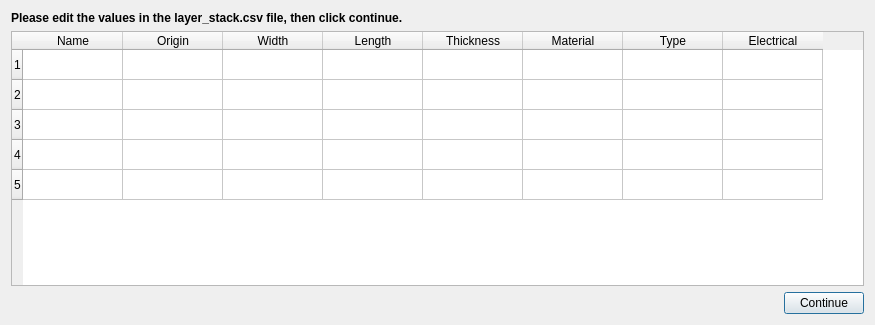
<?xml version="1.0" encoding="UTF-8"?>
<ui version="4.0">
 <class>Dialog</class>
 <widget class="QDialog" name="Dialog">
  <property name="geometry">
   <rect>
    <x>0</x>
    <y>0</y>
    <width>875</width>
    <height>325</height>
   </rect>
  </property>
  <property name="windowTitle">
   <string>Edit Layer Stack</string>
  </property>
  <layout class="QVBoxLayout" name="verticalLayout">
   <item>
    <widget class="QLabel" name="label">
     <property name="text">
      <string>&lt;html&gt;&lt;head/&gt;&lt;body&gt;&lt;p&gt;&lt;span style=&quot; font-weight:600;&quot;&gt;Please edit the values in the layer_stack.csv file, then click continue.&lt;/span&gt;&lt;/p&gt;&lt;/body&gt;&lt;/html&gt;</string>
     </property>
    </widget>
   </item>
   <item>
    <widget class="QTableWidget" name="tableWidget">
     <row>
      <property name="text">
       <string>1</string>
      </property>
     </row>
     <row>
      <property name="text">
       <string>2</string>
      </property>
     </row>
     <row>
      <property name="text">
       <string>3</string>
      </property>
     </row>
     <row>
      <property name="text">
       <string>4</string>
      </property>
     </row>
     <row>
      <property name="text">
       <string>5</string>
      </property>
     </row>
     <column>
      <property name="text">
       <string>Name</string>
      </property>
     </column>
     <column>
      <property name="text">
       <string>Origin</string>
      </property>
     </column>
     <column>
      <property name="text">
       <string>Width</string>
      </property>
     </column>
     <column>
      <property name="text">
       <string>Length</string>
      </property>
     </column>
     <column>
      <property name="text">
       <string>Thickness</string>
      </property>
     </column>
     <column>
      <property name="text">
       <string>Material</string>
      </property>
     </column>
     <column>
      <property name="text">
       <string>Type</string>
      </property>
     </column>
     <column>
      <property name="text">
       <string>Electrical</string>
      </property>
     </column>
    </widget>
   </item>
   <item>
    <layout class="QHBoxLayout" name="horizontalLayout">
     <item>
      <spacer name="horizontalSpacer">
       <property name="orientation">
        <enum>Qt::Horizontal</enum>
       </property>
       <property name="sizeHint" stdset="0">
        <size>
         <width>40</width>
         <height>20</height>
        </size>
       </property>
      </spacer>
     </item>
     <item>
      <widget class="QPushButton" name="btn_continue">
       <property name="text">
        <string>Continue</string>
       </property>
      </widget>
     </item>
    </layout>
   </item>
  </layout>
 </widget>
 <resources/>
 <connections/>
</ui>
